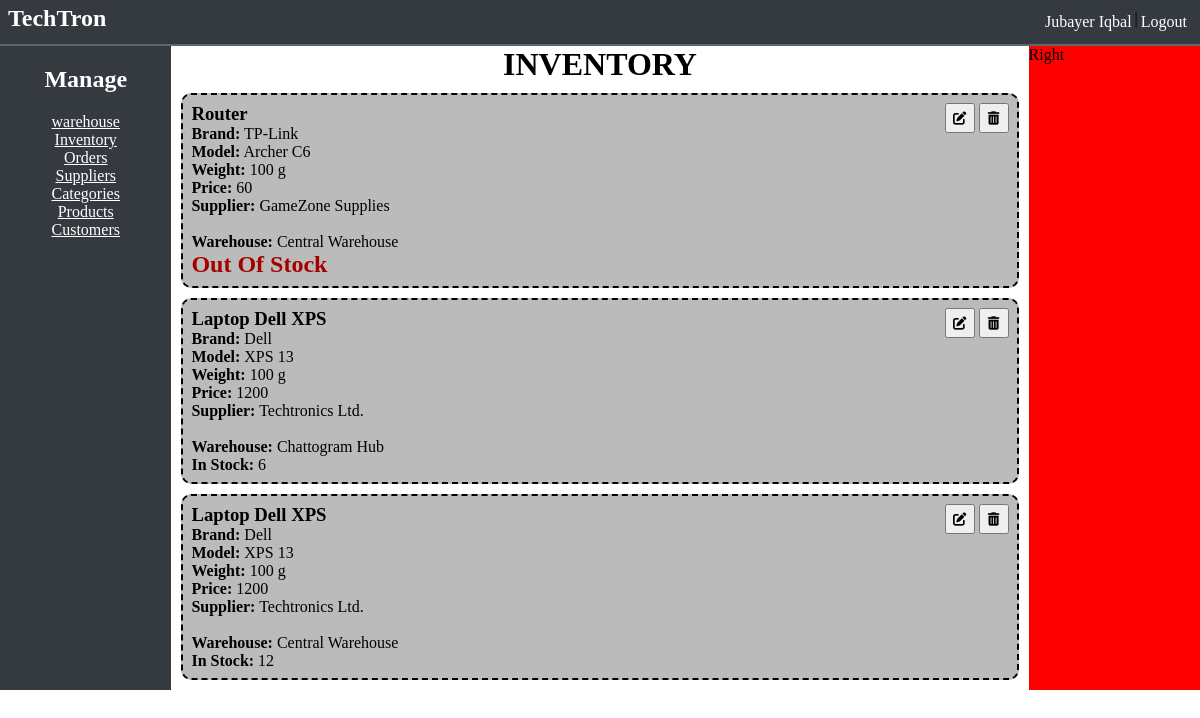
The page /manager/dashboard/?filter=inventory (signed in) on the database as committed earlier.
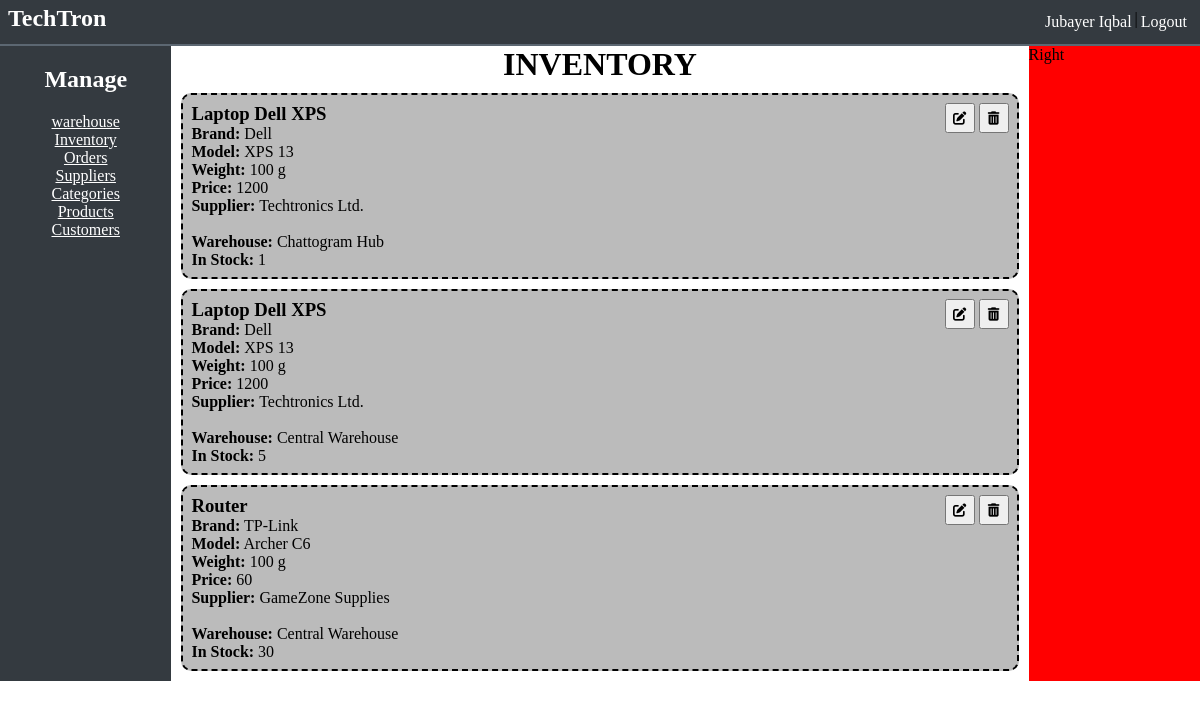
The same page on the database as committed later.
### manager/models.py (models this page shows, shortened)
class Inventory(models.Model):
    inventory_id = models.AutoField(primary_key=True)
    warehouse = models.ForeignKey(Warehouse, on_delete=models.CASCADE)
    product = models.ForeignKey(Product, on_delete=models.CASCADE)
    location = models.CharField(max_length=200, blank=True, null=True)
    quantity = models.IntegerField()

### manager/views.py (the view, shortened to what this page needs)
# urls.py: path('dashboard/', views.dashboard),
def dashboard(req):
    context = {"mytitle":WEBSITE_NAME}
    if "user_id" not in req.session:
        return redirect('/')
    try:
        user = User.objects.get(email = req.session['user_id'], user_type="manager")
        context['logged_in'] = True
        context['user_name'] = user.first_name + " " + user.last_name
    except Exception as e:
        return redirect('/')
    selected_filter = req.GET.get("filter")
    contents = None
    if(selected_filter == "warehouse" or selected_filter is None):
        warehouses = Warehouse.objects.raw('''SELECT w.warehouse_id, name, CONCAT(area, ', ', district) as location,
                                           COUNT(i.inventory_id) as total_inventory, SUM(quantity) as stock
                                           FROM manager_warehouse w LEFT JOIN manager_inventory i ON w.warehouse_id = i.warehouse_id GROUP BY w.warehouse_id;''')
        contents = warehouses
    elif(selected_filter == "inventory"):
        inventory = Inventory.objects.raw("SELECT inventory_id, location, quantity, w.name as warehouse_name, district, area, product_name, brand, model_number, specs, price, weight, s.name as supplier_name FROM manager_inventory i JOIN manager_warehouse w ON i.warehouse_id = w.warehouse_id JOIN manager_product p ON p.product_id = i.product_id JOIN manager_supplier s ON p.supplier_id = s.supplier_id ORDER BY i.quantity;")
        contents = inventory
    elif selected_filter == "suppliers":
        suppliers = Supplier.objects.filter()
        contents = suppliers
    context['contents'] = contents
    context["selected_filter"] = selected_filter
    return render(req, "manager/dashboard.html", context)

### templates/manager/dashboard.html (shortened to what this page needs)
{% extends "frontview/base.html" %}
{% load static %}
{% block links %}
<link rel="stylesheet" href="{% static 'manager/dashboard.css'%}">
<link rel="stylesheet" href="{% static 'frontview/dashboard.css'%}">
{% endblock links %}
{% block body %}
<div class="main-container">
    <div class="main-container-item">
        <div class="container">
            <div class="container-left">
                <div class="container-left-item" style="padding: 20px;">
                    <h2>Manage</h2>
                </div>
                <div class="container-left-item">
                    <p><a href="?filter=warehouse">warehouse</a></p>
                </div>
                <div class="container-left-item">
                    <p><a href="?filter=inventory">Inventory</a></p>
                </div>
                <div class="container-left-item">
                    <p><a href="?filter=orders">Orders</a></p>
                </div>
                <div class="container-left-item">
                    <p><a href="?filter=suppliers">Suppliers</a></p>
                </div>
                <div class="container-left-item">
                    <p><a href="?filter=categories">Categories</a></p>
                </div>
                <div class="container-left-item">
                    <p><a href="?filter=products">Products</a></p>
                </div>
                <div class="container-left-item">
                    <p><a href="?filter=customers">Customers</a></p>
                </div>
            </div>
            <div class="container-mid">
                {% if selected_filter == None%}
                <h1 style="text-align: center;">{{"WAREHOUSE"|upper}}</h1>
                {% else %}
                <h1 style="text-align: center;">{{selected_filter|upper}}</h1>
                {% endif%}
                {% for content in contents%}
                {% if selected_filter == "warehouse" or selected_filter == None %}
                {% include 'manager/section_warehouse.html' %}
                {% elif selected_filter == "inventory" %}
                {% include 'manager/section_inventory.html' %}
                {% elif selected_filter == "customers" %}
                {% include 'manager/section_customers.html' %}
                {% elif selected_filter == "suppliers" %}
                {% include 'manager/section_suppliers.html' %}
                {% elif selected_filter == "categories" %}
                {% include 'manager/section_categories.html' %}
                {% elif selected_filter == "products" %}
                {% include 'manager/section_products.html' %}
                {% elif selected_filter == "orders" %}
                {% include 'manager/section_orders.html' %}
                {% endif %}
                {% endfor %}
            </div>
            <div class="container-right">Right</div>
        </div>
    </div>
</div>
{% endblock body %}

### templates/manager/section_inventory.html
<div class="card">
    <div class="card-info">
        <div class="card-item">
            <h3>{{content.product_name}}</h3>
        </div>
        <div class="card-item">
            <b>Brand:</b> {{content.brand}}
        </div>
        <div class="card-item">
            <b>Model:</b> {{content.model_number}}
        </div>
        <div class="card-item">
            <b>Weight:</b> {{content.weight}} g
        </div>
        <div class="card-item">
            <b>Price:</b> {{content.price}}
        </div>
        <div class="card-item">
            <b>Supplier:</b> {{content.supplier_name}}
        </div>
        <br>
        <div class="card-item">
            <b>Warehouse:</b> {{content.warehouse_name}}
        </div>
        {% if content.quantity > 0 %}
        <div class="card-item">
            <b>In Stock:</b> {{content.quantity}}
        </div>
        {% else %}
        <div class="card-item">
            <h2 style="color: rgb(164, 0, 0);">Out Of Stock</h2>
        </div>
        {% endif %}
    </div>
    <div class="card-options">
        <button>
            <i class="fa-solid fa-pen-to-square"></i>
        </button>
        <button>
            <i class="fas fa-trash-alt"></i>
        </button>
    </div>
</div>

Rows that differ between the two databases and show on the page:
changed Inventory "Chattogram Hub": quantity "6" → "1"
changed Inventory (number 2 of 3 on the later page): quantity "12" → "5"
changed Inventory "Router": quantity (not shown) → "30"; quantity "Out Of Stock" → "In Stock:"; moves down the list
